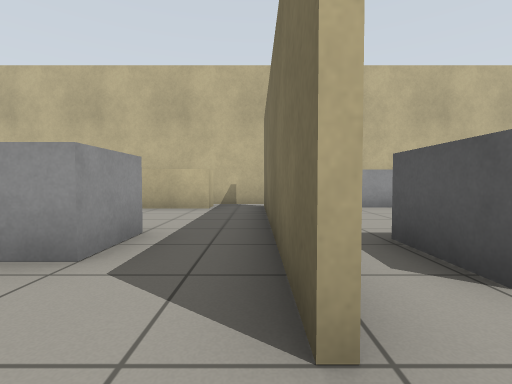
[1] (above)

24 first-person views from a walk through a Gazebo world. The camera is 0.67 m above the floor, tilts 2° down and sees 85° across. The floor is counted in squares, 1 m on a side. Each view is taken from the middle of a square. On the plan, view 1 faces up. The plan holds only what a view shows up to about 9 squares ahead; the rest is blank.

[2]
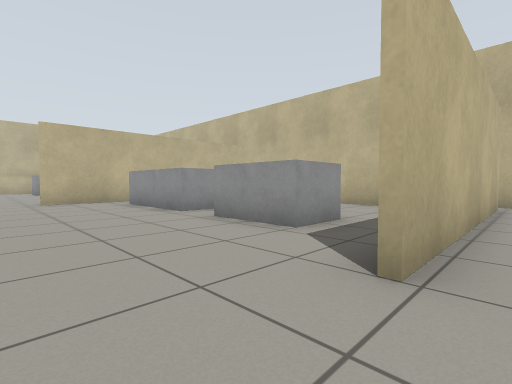

[3]
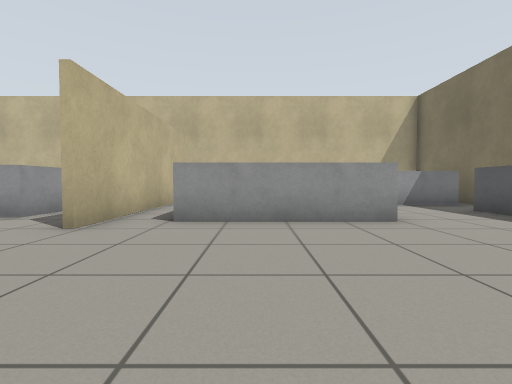

[4]
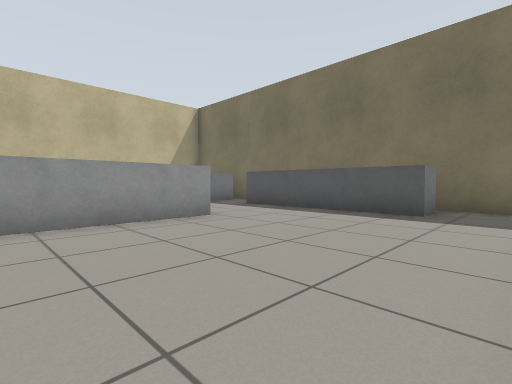

[5]
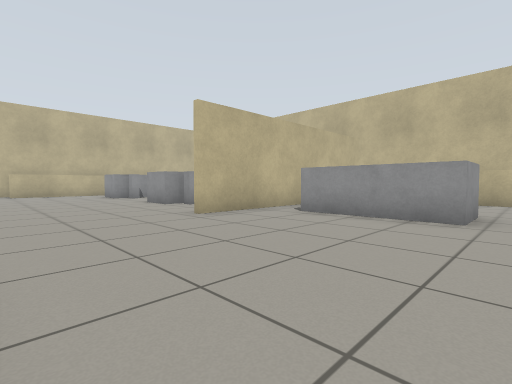

[6]
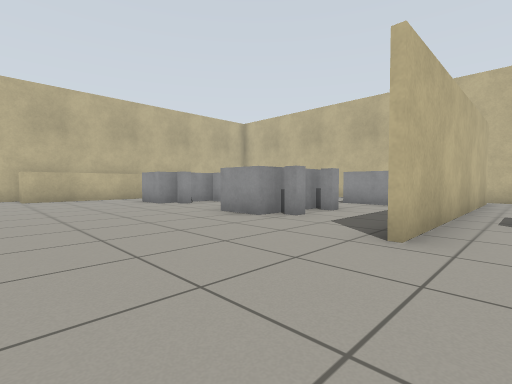

[7]
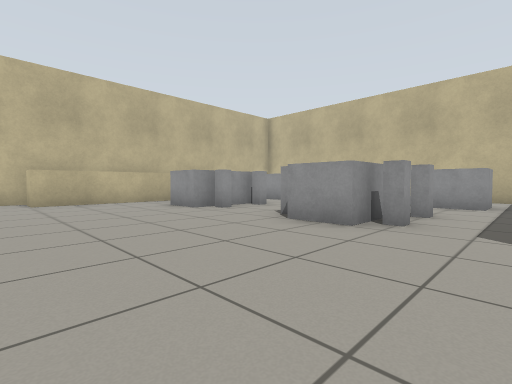

[8]
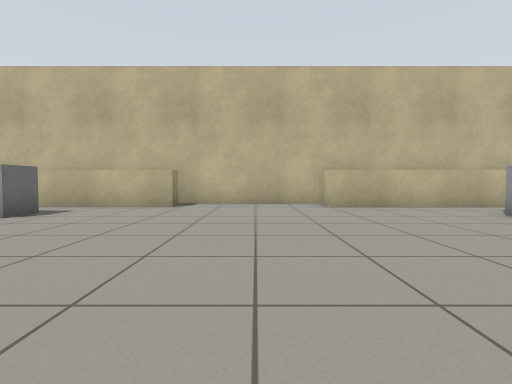

[9]
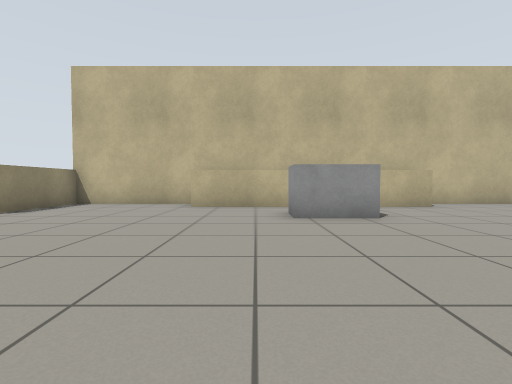

[10]
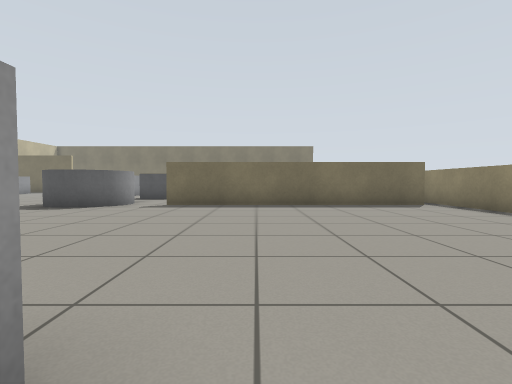

[11]
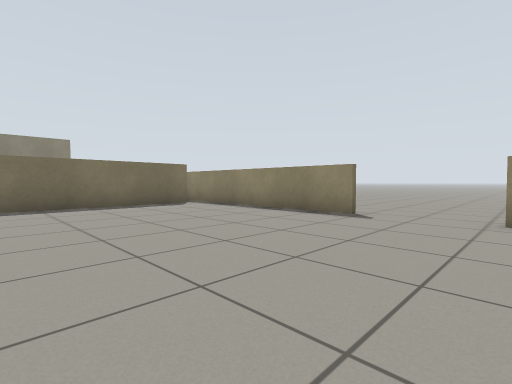

[12]
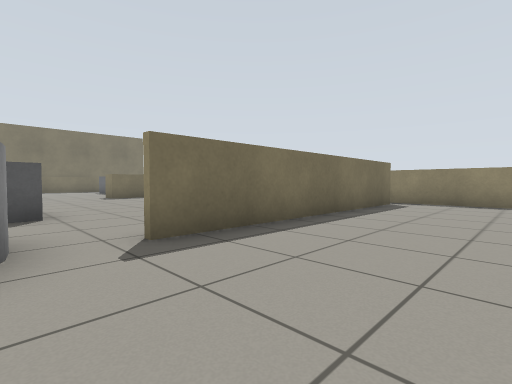

[13]
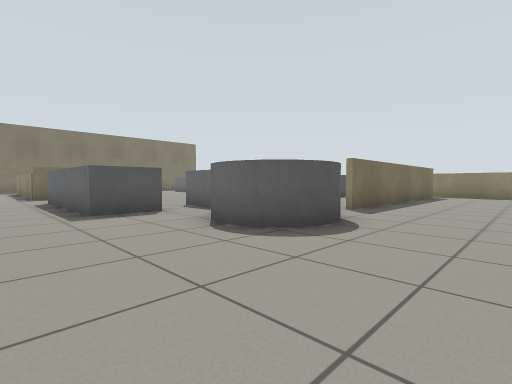

[14]
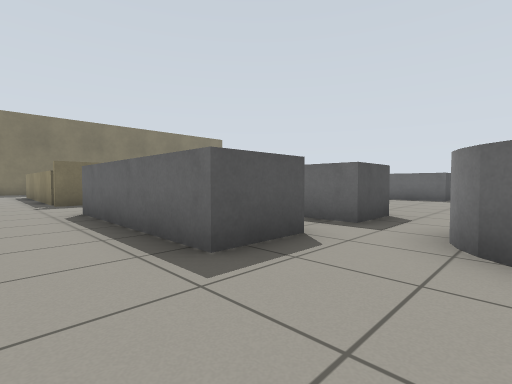

[15]
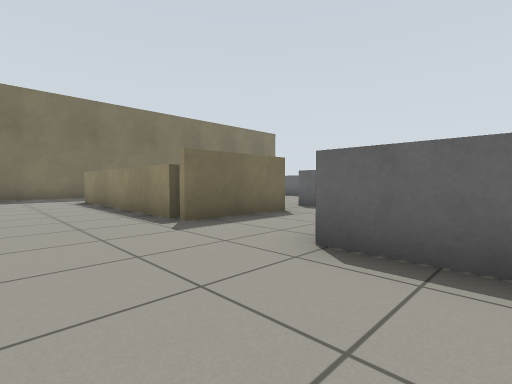

[16]
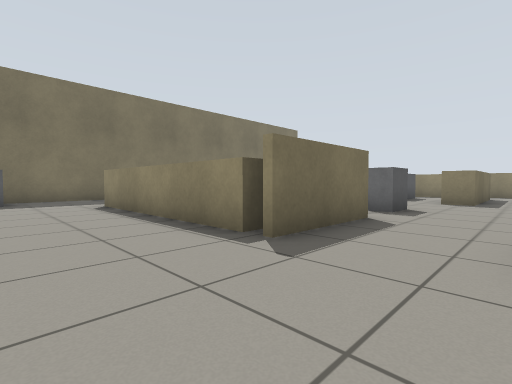

[17]
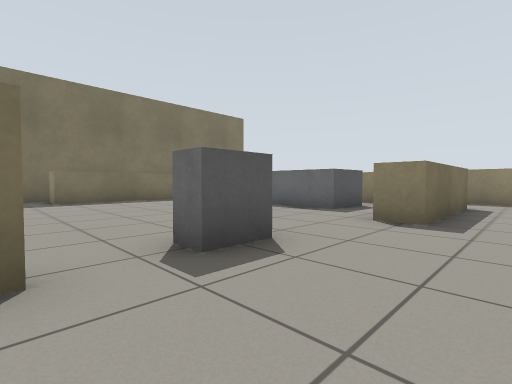

[18]
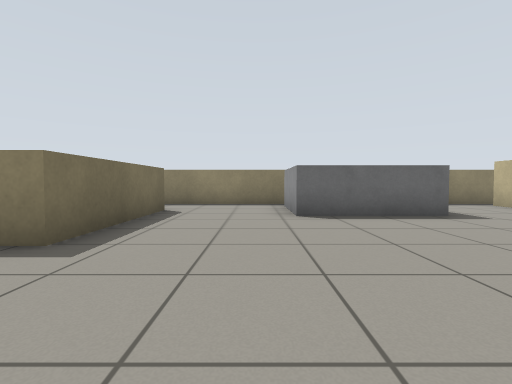

[19]
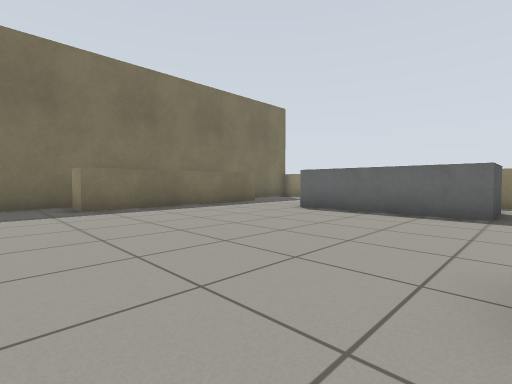

[20]
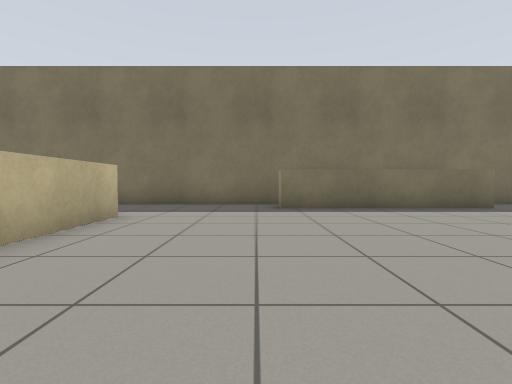

[21]
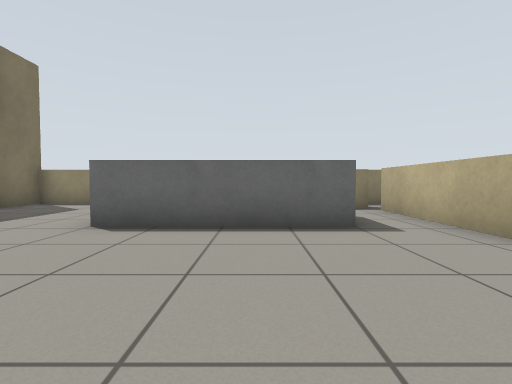

[22]
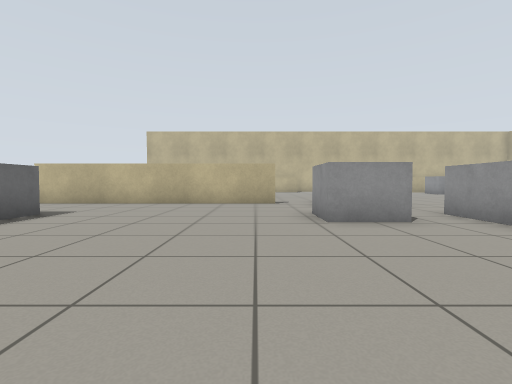

[23]
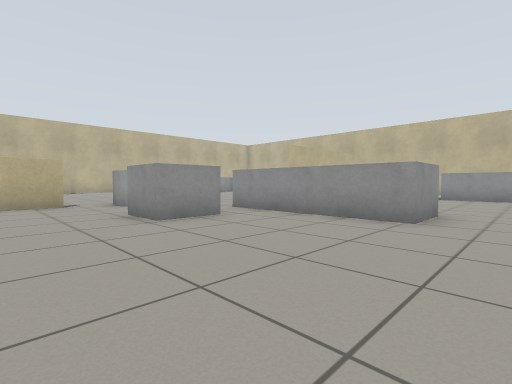

[24]
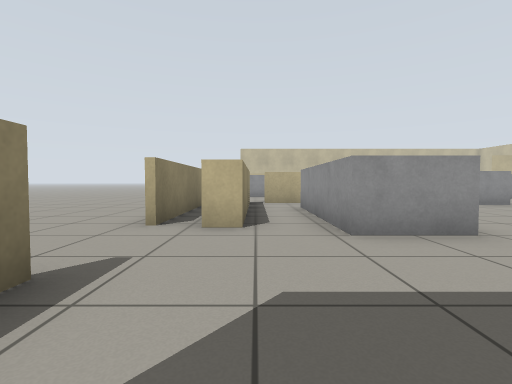

### Floor plan
Points are (right, up) in squares from view 1. A wall is a line through its corners. A room is listed if a view was taken in it or the views show most of it. See-through windows are left out.
Room 1 (views 1, 2, 3, 4, 5, 6, 7, 8, 9, 10, 11, 12, 13, 14, 15, 16, 17, 18, 19, 20, 21, 22, 23, 24)
walls: (0.2, -6.2) (0.2, -3.5); (0.7, -4) (0.7, -3.5) (6.5, -3.5); (-9.7, -8.4) (-9.7, -16); (0.2, 1) (0.2, 7.6); (0, -11.2) (0, -14.8); (6.5, -4.3) (3.9, -4.3); (-0.8, -14.8) (-0.8, -10.9) (0, -10.9); (0, -15.2) (4.9, -15.2) (4.9, -15.9); (-1.2, 7.9) (-1.2, 7.1) (-5.2, 7.1); (-3.9, -16.5) (4.8, -16.5); (-9, 7.9) (-9, 0.2); (-9.9, -16) (-9.9, -8.4); (0.4, 7.9) (0.4, 1); (-8.5, 8.6) (-11, 8.6); (0.6, 8.6) (-1.4, 8.6); (9.6, -7.9) (9.6, -1.2); (-20.1, -6.2) (-19.5, -6.2) (-19.5, -12.8); (-20.6, -0.9) (-20.6, -6.5); (-19.5, 2.8) (-19.5, -2) (-20.2, -2); (8.2, -13.2) (8.2, -7.7) (9, -7.7); (-15.4, -16.5) (-8.9, -16.5); (7, -16.5) (9.6, -16.5) (9.6, -14.2); (9.6, 5.4) (9.6, 6); (-20.6, -13) (-20.6, -16.5) (-17.6, -16.5)
ways out: opening at (-16.5, -17); opening at (2, -18); gap at (-10, -16)
objects: grey box (-18, -10) to (-17, -9); other object (-18, 2); grey box (-17, 1) to (-17, 3); grey post (-16, 2); grey post (-16, 3); grey post (-14, 2); grey box (-13, 1) to (-12, 3); grey post (-12, 2); grey post (-12, 3); grey box (-12, 6) to (-11, 6); grey cylinder (-10, -7) to (-9, -5); grey box (-8, 3) to (-5, 3); grey box (-7, -16) to (-4, -14); grey box (-7, -8) to (-6, -7); grey box (-7, -5) to (-3, -4); grey box (-3, 3) to (-2, 3); grey box (0, -8) to (1, -8); grey box (2, -14) to (5, -12); grey box (2, 2) to (5, 3); picture (3, 8) to (4, 8); grey box (7, 5) to (9, 5); counter (8, -1) to (9, 3)

Positions as (right, up) in squares from view 1, and headings:
1: (0, 0), facing up
2: (1, -1), facing up-left
3: (3, -3), facing up
4: (2, -3), facing up-right
5: (-4, -3), facing up-left
6: (-8, -3), facing up-left
7: (-10, -3), facing up-left
8: (-12, -4), facing left
9: (-12, -11), facing left
10: (-18, -11), facing right
11: (-18, -11), facing down-right
12: (-13, -7), facing down-right
13: (-13, -2), facing down-right
14: (-9, -2), facing down-right
15: (-4, -1), facing down-right
16: (-2, -1), facing down-right
17: (-2, -6), facing down-right
18: (-3, -8), facing down
19: (1, -6), facing down-right
20: (1, -7), facing right
21: (3, -8), facing down
22: (-1, -9), facing left
23: (-1, -10), facing up-left
24: (9, -15), facing left
